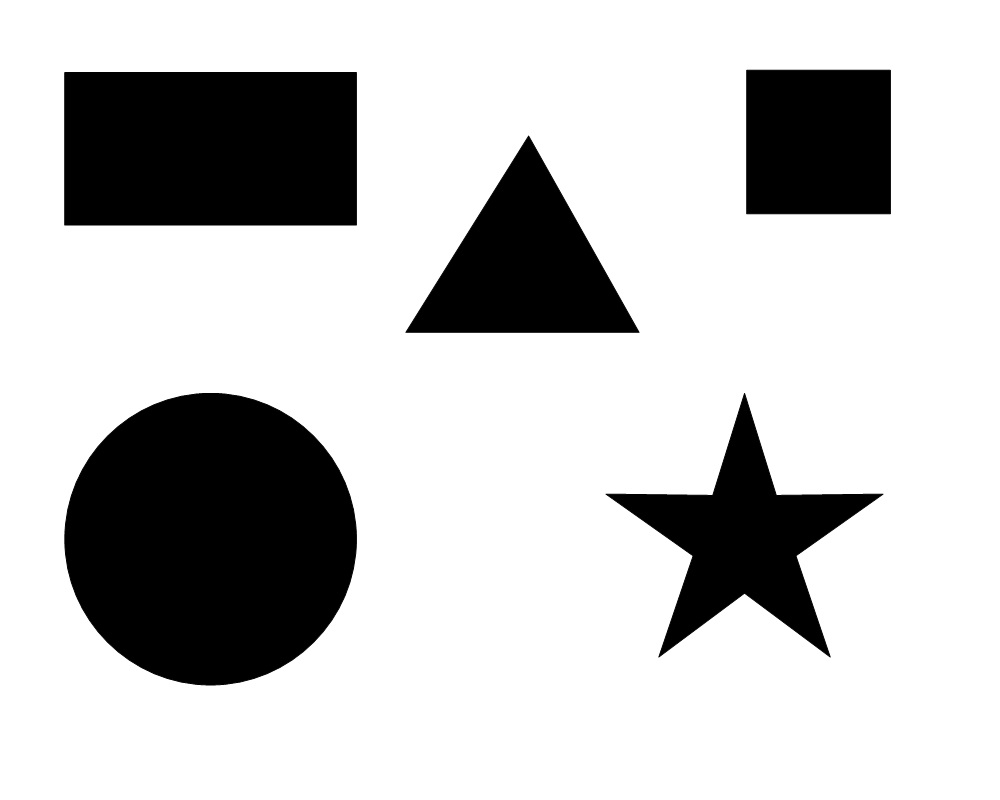
#> input picture someshapes.jpg, 1000 x 800 px
$ python imgSharpening.py
#> lines starting #> are read from the running program, lines starting #| are printed output that depends on the picture; after the words box and inside, x2 and y2 are one past the last pixel; in counts of white or black regions, pixels touching at a corner belong together
import cv2
import numpy as np

image = cv2.imread('someshapes.jpg')
#> image is the input picture: shape (800, 1000, 3); min 0, max 255, mean 197.7
cv2.imshow('Original', image)

# [8 lines of commented-out code are left out]
kernel_sharpening = np.array([[-1,-1,-1],
                              [-1,9,-1],
                              [-1,-1,-1]])
'''
kernel_sharpening = np.array([[-1,-1,-1,-1,-1],
                              [-1,-1,-1,-1,-1],
                              [-1,-1,25,-1,-1],
                              [-1,-1,-1,-1,-1],
                              [-1,-1,-1,-1,-1]])
'''
# applying different kernels to the input image
sharpened = cv2.filter2D(image, -1, kernel_sharpening)

cv2.imshow('Image Sharpening', sharpened)
cv2.waitKey(0)
accumEdged = np.zeros(image.shape[:2], dtype="uint8")

for chan in cv2.split(image):
    # blur the channel, extract edges from it, and accumulate the set
    # of edges for the image
    chan = cv2.medianBlur(chan, 11)
    edged = cv2.Canny(chan, 50, 200)
    accumEdged = cv2.bitwise_or(accumEdged, edged)
#> this loop made 3 passes
#> pass 1, `edged = cv2.Canny(chan, 50, 200)`:
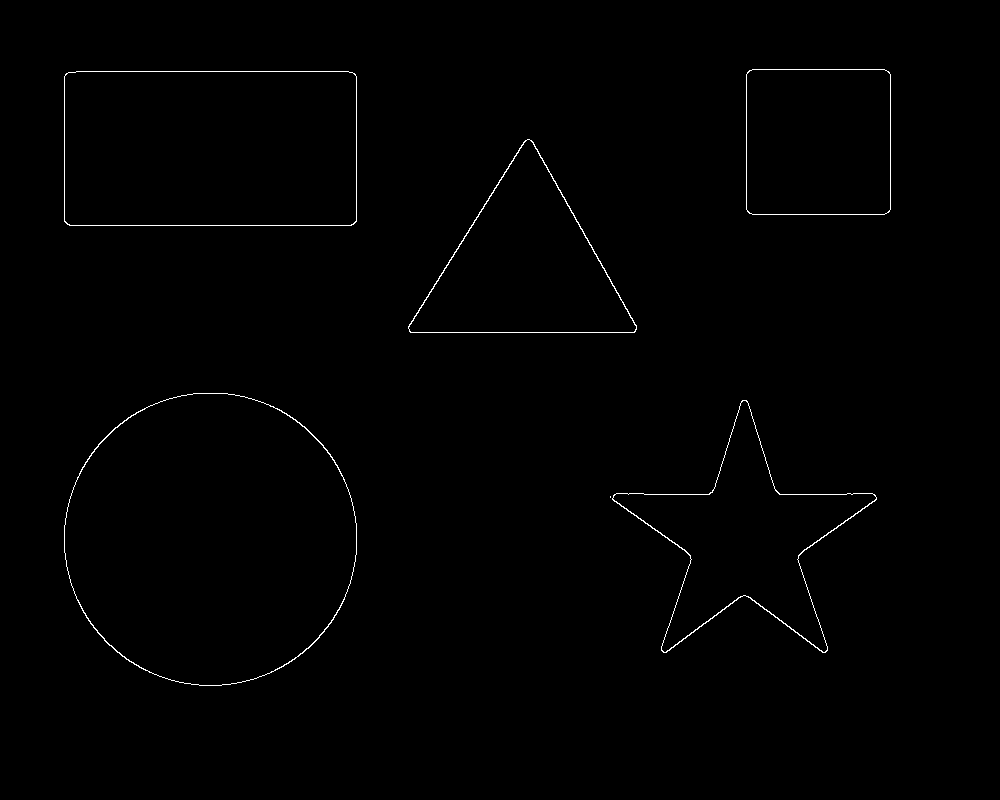
#> edged: shape (800, 1000); 0.56% white in thin lines or dots, all inside (x1, y1, x2, y2) = (64, 69, 891, 686)

# show the accumulated edge map
cv2.imshow("Edge Map", accumEdged)
cv2.waitKey(0)

contours = cv2.findContours(accumEdged, cv2.RETR_EXTERNAL, cv2.CHAIN_APPROX_SIMPLE)[0]
#> contours = 6 contours, 1 with area under 20; largest, box (x1, y1, x2, y2) and area: (64, 393, 357, 686) 67219, (64, 71, 357, 226) 44918, (612, 400, 877, 653) 23722, (408, 139, 637, 333) 23214, (746, 69, 891, 215) 20834
cv2.drawContours(accumEdged, contours, 2, (255,255,255), 3)
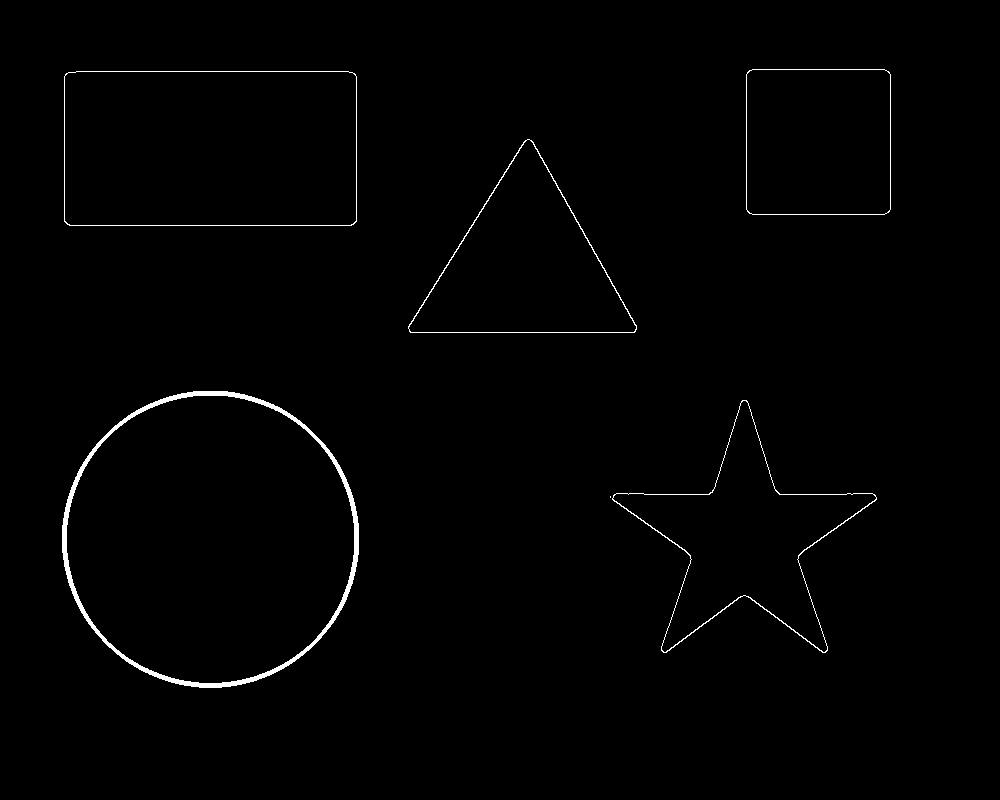
#> accumEdged: shape (800, 1000); 0.95% white; 6 white regions (1 under 20 px), largest, box (x1, y1, x2, y2) and area: (62, 391, 359, 688) 4140, (612, 400, 877, 653) 1144, (64, 71, 357, 226) 886, (408, 139, 637, 333) 837, (746, 69, 891, 215) 568
print(len(contours))
#| 6

cv2.imshow("Contours on images", accumEdged)
cv2.waitKey(0)
cv2.destroyAllWindows()

$ run again, with coinCount.jpg copied over someshapes.jpg
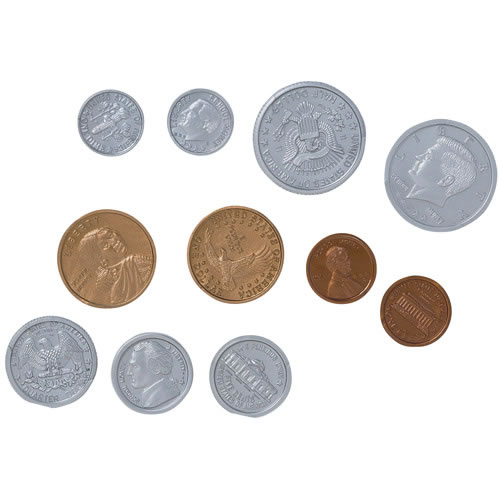
#> input picture coinCount.jpg, 500 x 500 px
#> image is the input picture: shape (500, 500, 3); mean B, G, R 223.6, 224.6, 227.1
#> the loop `for chan in cv2.split(image):` made 3 passes
#> after the loop `for chan in cv2.split(image):`:
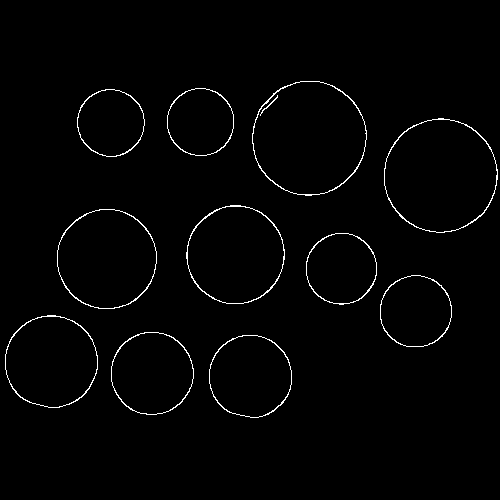
#> accumEdged: shape (500, 500); 1.5% white in thin lines or dots, all inside (x1, y1, x2, y2) = (5, 81, 498, 418)
#> contours = 11 contours; largest, box (x1, y1, x2, y2) and area: (252, 81, 367, 196) 10172, (384, 118, 498, 233) 10061, (57, 209, 157, 309) 7762, (186, 205, 285, 304) 7514, (5, 315, 98, 408) 6678
#> `cv2.drawContours(accumEdged, contours, 2, (255,255,255), 3)`:
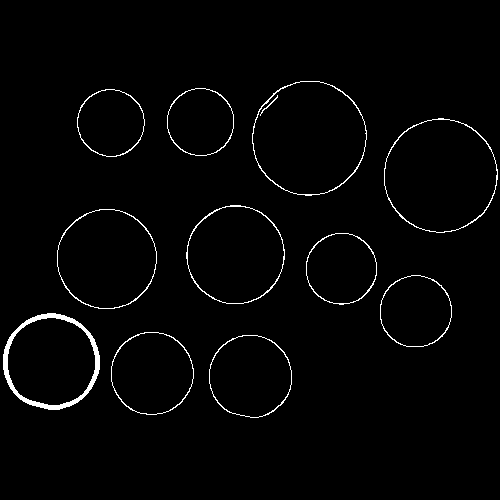
#> accumEdged: shape (500, 500); 1.9% white in thin lines or dots, all inside (x1, y1, x2, y2) = (3, 81, 498, 418)
#| 11
